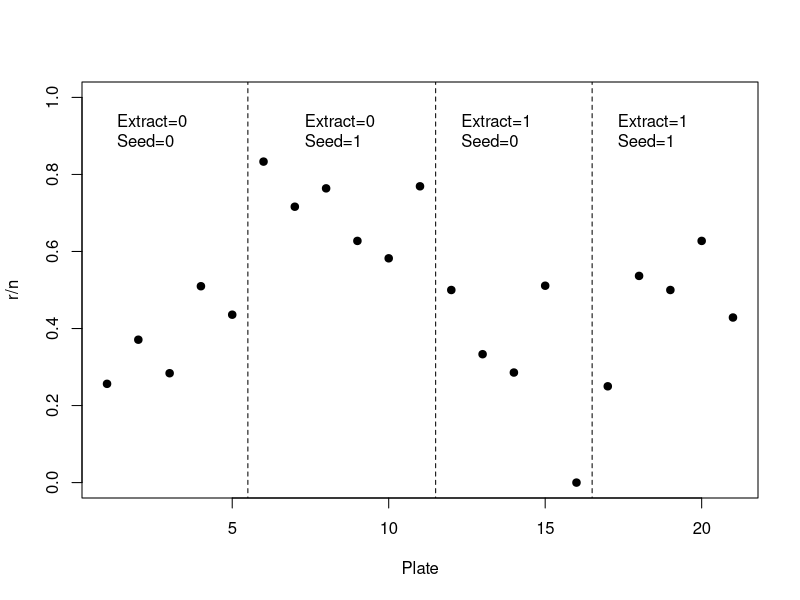

Source code (R): (Note: this script raises an error after producing the figure.)
Ex<-expression(log((sin(phi*x+a))^2+x^2))
D(Ex,"x")

D(D(Ex,"x"),"x")

Ex<-expression(log((sin(phi*x+a))^2+x^2))
deriv(Ex,"x",func=function(x,a,phi,sigma){})



rm(list=ls())
library(numDeriv)

##################################################
# Data
##################################################

plate<-1:21
extract<-c(rep(0,11),rep(1,10))
seed<-c(rep(0,5),rep(1,6),rep(0,5),rep(1,5))
exse<-extract*seed
r<-c(10,23,23,26,17,5,53,55,32,46,10,8,10,8,23,0,3,22,15,
     32,3)
n<-c(39,62,81,51,39,6,74,72,51,79,13,16,30,28,45,4,12,41,
     30,51,7)

#source("~/tsmodels/graph.R")
#graph(width=14,height=9,type="eps",file="Germ")
plot(r/n,ylim=c(0,1),xlab="Plate",pch=19)
I<-1:21
lines(c(1,1)*(max(I[(seed+extract)==0])+0.5),c(-1,2),
      lty=2)
text(x=1,y=0.9,labels="Extract=0\nSeed=0",pos=4)
lines(c(1,1)*(max(I[seed==1 & extract==0])+0.5),c(-1,2),
      lty=2)
text(x=7,y=0.9,labels="Extract=0\nSeed=1",pos=4)
lines(c(1,1)*(max(I[seed==0 & extract==1])+0.5),c(-1,2),
      lty=2)
text(x=12,y=0.9,labels="Extract=1\nSeed=0",pos=4)
text(x=17,y=0.9,labels="Extract=1\nSeed=1",pos=4)
#dev.off()

##################################################
# numeric optimzation
##################################################
ll<-function(B,theta,x1,x2,x3,r,n){
  lin.pred<-theta["mu"]+x1*theta["beta1"]+
    x2*theta["beta2"]+x3*theta["beta3"]+B
  p<-1/(1+exp(-lin.pred))
  nll<--log(p)*r-log(1-p)*(n-r)+
    0.5*(log(theta["sig2"]^2)+B^2/theta["sig2"]^2)
  return(nll)
}

lTheta.num<-function(theta,B,extract,seed,exse,r,n,ll){
  # return Laplace approximation of negative log likelihood
  jnll<-0
  for(i in 1:length(B)){
    nll<-optim(0,ll,theta=theta,x1=extract[i],x2=seed[i],
               x3=exse[i],r=r[i],n=n[i],
               method="BFGS",hessian=TRUE)
    jnll<-jnll+nll$value+0.5*log(nll$hessian)
  }
  return(jnll)
}

theta<-c(mu=0,beta1=0,beta2=0,beta3=0,sig2=1)
B<-numeric(length(n))

system.time(OPnum<-nlminb(theta,lTheta.num,B=B,
                       extract=extract,seed=seed,exse=exse,
                       r=r,n=n,ll=ll))


##################################################
# log likelihood and derivatives
##################################################
obsll<-"-log(%s)*r-log(1-%s)*(n-r)+0.5*(log(sig2^2)+
         B^2/sig2^2)"
p<-"exp(mu+x1*beta1+x2*beta2+x3*beta3+B)/
         (1+exp(mu+x1*beta1+x2*beta2+x3*beta3+B))"

obsll<-sprintf(obsll,p,p) # replacing string 
obsll<-parse(text=obsll)  # Conveting to expression
# derivative of ll w.r.t. random effects
dobsll.B<-deriv(obsll,c("B"),
                function(B,mu,beta1,beta2,beta3,sig2,x1,
                         x2,x3,r,n){})
# Hessian of ll w.r.t random effects
dobsll.BEx<-D(obsll,c("B"))
Hobsll.B<-deriv(dobsll.BEx,c("B"),
          function(mu,beta1,beta2,beta3,sig2,B,x1,x2,x3,
                   r,n){})

lB<-function(B,mu,beta1,beta2,beta3,sig2,x1,x2,x3,r,n,
             dobsll.B){
  lin.pred<-mu+x1*beta1+x2*beta2+x3*beta3+B
  p<-1/(1+exp(-lin.pred))
  nll<--log(p)*r-log(1-p)*(n-r)+0.5*(log(sig2^2)+
                                     B^2/sig2^2)
  return(nll)
}


DlB<-function(B,mu,beta1,beta2,beta3,sig2,x1,x2,x3,r,n,
              dobsll.B){
  # return derivative of negative log-likelihod of B |
  # fixed effects
  attr(dobsll.B(B,mu,beta1,beta2,beta3,sig2,x1,x2,x3,r,n),
       "gradient")
}

lTheta<-function(theta,B,lB,DlB,extract,seed,exse,r,n,
                 dobsll.B){
  # return Laplace approximation of negative log likelihood
  jnll<-0
  for(i in 1:length(B)){
    ll<-nlminb(0,lB,gradient=DlB,mu=theta["mu"],
               beta1=theta["beta1"],beta2=theta["beta2"],
               beta3=theta["beta3"],sig2=theta["sig2"],
               x1=extract[i],x2=seed[i],x3=exse[i],r=r[i],
               n=n[i],dobsll.B=dobsll.B)
    jnll<-jnll+ll$objective
    B[i]<-ll$par
  }
  jnll<-jnll+0.5*sum(log(attr(Hobsll.B(mu=theta["mu"],
                 beta1=theta["beta1"],beta2=theta["beta2"],
                 beta3=theta["beta3"],sig2=theta["sig2"],
                 B=B,x1=extract,x2=seed,x3=exse,r=r,n=n),
                              "grad")))
  return(jnll)
}



##################################################
# Estimate parameters
##################################################

theta<-c(mu=0,beta1=0,beta2=0,beta3=0,sig2=1)
B<-numeric(length(n))

system.time(OP<-nlminb(theta,lTheta,B=B,lB=lB,DlB=DlB,
                extract=extract,seed=seed,exse=exse,
                r=r,n=n,dobsll.B=dobsll.B,
                        lower=c(-Inf,-Inf,-Inf,-Inf,0)))

system.time(OP2<-optim(OP$par,fn=lTheta,gr=NULL,B=B,
                lB=lB,DlB=DlB,extract=extract,seed=seed,
                exse=exse,r=r,n=n,dobsll.B=dobsll.B,
                lower=c(-Inf,-Inf,-Inf,-Inf,0),
                method="L-BFGS-B",hessian=T))

SE<-sqrt(diag(solve(OP2$hessian)))
Par<-cbind(OP2$par,SE,OP2$par-2*SE,OP2$par+2*SE)
Par

##################################################
# Plot results
##################################################

theta<-OP1$par
B<-numeric(length(n))
for(i in 1:length(B)){
  ll<-nlminb(0,lB,gradient=DlB,mu=theta["mu"],
             beta1=theta["beta1"],beta2=theta["beta2"],
             beta3=theta["beta3"],sig2=theta["sig2"],
             x1=extract[i],x2=seed[i],x3=exse[i],
             r=r[i],n=n[i],dobsll.B=dobsll.B)
  B[i]<-ll$par
}

#graph(width=14,height=12,type="eps",file="GermModel")
plot(plate,r/n,ylim=c(0,1))
phat<-exp(theta["mu"]+theta["beta1"]*extract+
          theta["beta2"]*seed+theta["beta3"]*exse)/
  (1+exp(theta["mu"]+theta["beta1"]*extract+
         theta["beta2"]*seed+theta["beta3"]*exse))
phat2<-exp(theta["mu"]+theta["beta1"]*extract+
           theta["beta2"]*seed+theta["beta3"]*exse+B)/
  (1+exp(theta["mu"]+theta["beta1"]*extract+
         theta["beta2"]*seed+theta["beta3"]*exse+B))
points(plate,phat,col="red",cex=2,pch=19)
points(plate,phat2,col="blue",pch=19)
for(i in 1:21){
  lines(c(i,i),qbinom(p=c(0.025,0.975),n[i],
                      prob=phat2[i])/n[i],col="blue")
}
points(plate,r/n,pch=19)
#dev.off()

##################################################
# Profile likelihood
##################################################

lThetaP<-function(theta,thetaP,B,lB,DlB,extract,seed,
                  exse,r,n,dobsll.B){
  # return Laplace approximation of negative log likelihood
  jnll<-0
  theta<-c(theta,thetaP)
  for(i in 1:length(B)){
    ll<-nlminb(0,lB,gradient=DlB,mu=theta["mu"],
               beta1=theta["beta1"],beta2=theta["beta2"],
               beta3=theta["beta3"],sig2=theta["sig2"],
               x1=extract[i],x2=seed[i],x3=exse[i],r=r[i],
               n=n[i],dobsll.B=dobsll.B)
    jnll<-jnll+ll$objective
    B[i]<-ll$par
  }
  jnll<-jnll+0.5*sum(log(attr(Hobsll.B(mu=theta["mu"],
               beta1=theta["beta1"],beta2=theta["beta2"],
               beta3=theta["beta3"],sig2=theta["sig2"],
               B=B,x1=extract,x2=seed,x3=exse,r=r,n=n),
                              "grad")))
  return(jnll)
}

# mu
thetaP<-c()
theta<-OP$par
mu.vec<-sort(c(Par["mu",1],
               seq(Par["mu",1]-4*Par["mu",2],
                   Par["mu",1]+4*Par["mu",2],length=9)))
theta<-theta[-1]
PL.mu<-numeric(length(mu.vec))
for(i in 1:length(mu.vec)){
  thetaP["mu"]<-mu.vec[i]
  PL.mu[i]<-nlminb(theta,lThetaP,thetaP=thetaP,B=B,
                   lB=lB,DlB=DlB,extract=extract,seed=seed,
                   exse=exse,r=r,n=n,
                   dobsll.B=dobsll.B)$objective
  print(i)
}

S.mu<-spline(mu.vec,exp(-PL.mu+OP$objective),n=100)
plot(mu.vec,exp(-PL.mu+OP$objective))
lines(S.mu$x,S.mu$y)
lines(range(S.mu$x),c(1,1)*0.1465)
lines(range(S.mu$x),c(1,1)*0.03625)

# beta 1
thetaP<-c()
theta<-OP$par
#beta1.vec<-theta["beta1"]+seq(-1,1,by=0.25)
beta1.vec<-sort(c(Par["beta1",1],
               seq(Par["beta1",1]-4*Par["beta1",2],
                   Par["beta1",1]+
                   4*Par["beta1",2],length=9)))
theta<-theta[-2]
PL.beta1<-numeric(length(beta1.vec))
for(i in 1:length(beta1.vec)){
  thetaP["beta1"]<-beta1.vec[i]
  PL.beta1[i]<-nlminb(theta,lThetaP,thetaP=thetaP,
                   B=B,lB=lB,DlB=DlB,extract=extract,
                   seed=seed,exse=exse,r=r,n=n,
                      dobsll.B=dobsll.B)$objective
  print(i)
}

S.beta1<-spline(beta1.vec,exp(-PL.beta1+OP$objective),
                n=100)
plot(beta1.vec,exp(-PL.beta1+OP$objective))
lines(S.beta1$x,S.beta1$y)
lines(range(S.beta1$x),c(1,1)*0.1465)
lines(range(S.beta1$x),c(1,1)*0.03625)

# beta 2
thetaP<-c()
theta<-OP$par
beta2.vec<-sort(c(Par["beta2",1],
               seq(Par["beta2",1]-4*Par["beta2",2],
                   Par["beta2",1]+4*Par["beta2",2],
                   length=9)))
theta<-theta[-3]
PL.beta2<-numeric(length(beta2.vec))
for(i in 1:length(beta2.vec)){
  thetaP["beta2"]<-beta2.vec[i]
  PL.beta2[i]<-nlminb(theta,lThetaP,thetaP=thetaP,B=B,
                      lB=lB,DlB=DlB,extract=extract,
                      seed=seed,exse=exse,r=r,n=n,
                   dobsll.B=dobsll.B)$objective
  print(i)
}

S.beta2<-spline(beta2.vec,exp(-PL.beta2+OP$objective),
                n=100)
plot(beta2.vec,exp(-PL.beta2+OP$objective))
lines(S.beta2$x,S.beta2$y)
lines(range(S.beta2$x),c(1,1)*0.1465)
lines(range(S.beta2$x),c(1,1)*0.03625)

# beta 3
thetaP<-c()
theta<-OP$par
#beta3.vec<-theta["beta3"]+seq(-2,2,by=0.5)
beta3.vec<-sort(c(Par["beta3",1],
               seq(Par["beta3",1]-4*Par["beta3",2],
                   Par["beta3",1]+4*Par["beta3",2],
                   length=9)))
theta<-theta[-4]
PL.beta3<-numeric(length(beta3.vec))
for(i in 1:length(beta3.vec)){
  thetaP["beta3"]<-beta3.vec[i]
  PL.beta3[i]<-nlminb(theta,lThetaP,thetaP=thetaP,B=B,
                      lB=lB,DlB=DlB,extract=extract,
                      seed=seed,exse=exse,r=r,n=n,
                      dobsll.B=dobsll.B)$objective
  print(i)
}

S.beta3<-spline(beta3.vec,exp(-PL.beta3+OP$objective),
                n=100)
plot(beta3.vec,exp(-PL.beta3+OP$objective))
lines(S.beta3$x,S.beta3$y)
lines(range(S.beta3$x),c(1,1)*0.1465)
lines(range(S.beta3$x),c(1,1)*0.03625)

# sig 2
thetaP<-c()
theta<-OP$par
#sig2.vec<-theta["sig2"]+seq(-8,2,by=0.5)
sig2.vec<-sort(c(Par["sig2",1],1E-6,1E-5,1E-4,1E-3,
               seq(1E-2,Par["sig2",1]+4*Par["sig2",2],
                   length=9)))
theta<-theta[-5]
PL.sig2<-numeric(length(sig2.vec))
for(i in 1:length(sig2.vec)){
  thetaP["sig2"]<-sig2.vec[i]
  PL.sig2[i]<-nlminb(theta,lThetaP,thetaP=thetaP,B=B,
                     lB=lB,DlB=DlB,extract=extract,
                     seed=seed,exse=exse,r=r,n=n,
                     dobsll.B=dobsll.B)$objective
  print(i)
}

S.sig2<-spline(sig2.vec,exp(-PL.sig2+OP$objective),n=100)
plot(sig2.vec,exp(-PL.sig2+OP$objective))
lines(S.sig2$x,S.sig2$y)
lines(range(S.sig2$x),c(1,1)*0.1465)
lines(range(S.sig2$x),c(1,1)*0.03625)

#graph(width=14,height=11,type="eps",file="ProfileFixed")
par(mfrow=c(2,2),mar=c(3,1,0,0),oma=c(0,2,1,1))
plot(mu.vec,exp(-PL.mu+OP$objective),axes=FALSE)
lines(S.mu$x,S.mu$y)
lines(range(S.mu$x),c(1,1)*0.1465)
lines(range(S.mu$x),c(1,1)*0.03625)
lines((Par["mu",1]-2*Par["mu",2])*c(1,1),c(-1,2),
      col="blue")
lines((Par["mu",1]+2*Par["mu",2])*c(1,1),c(-1,2),
      col="blue")
axis(1);axis(2);box()
mtext(expression(mu),side=1,line=2)
mtext("Relative profile likelihood",side=2,line=2)

plot(beta1.vec,exp(-PL.beta1+OP$objective),axes=FALSE)
lines(S.beta1$x,S.beta1$y)
lines(range(S.beta1$x),c(1,1)*0.1465)
lines(range(S.beta1$x),c(1,1)*0.03625)
lines((Par["beta1",1]-2*Par["beta1",2])*c(1,1),c(-1,2),
      col="blue")
lines((Par["beta1",1]+2*Par["beta1",2])*c(1,1),c(-1,2),
      col="blue")
mtext(expression(beta[1]),side=1,line=2)
axis(1);box()

plot(beta2.vec,exp(-PL.beta2+OP$objective),axes=FALSE)
lines(S.beta2$x,S.beta2$y)
lines(range(S.beta2$x),c(1,1)*0.1465)
lines(range(S.beta2$x),c(1,1)*0.03625)
lines((Par["beta2",1]-2*Par["beta2",2])*c(1,1),c(-1,2),
      col="blue")
lines((Par["beta2",1]+2*Par["beta2",2])*c(1,1),c(-1,2),
      col="blue")
mtext(expression(beta[2]),side=1,line=2)
axis(1);box();axis(2)
mtext("Relative profile likelihood",side=2,line=2)

plot(beta3.vec,exp(-PL.beta3+OP$objective),axes=FALSE)
lines(S.beta3$x,S.beta3$y)
lines(range(S.beta3$x),c(1,1)*0.1465)
lines(range(S.beta3$x),c(1,1)*0.03625)
lines((Par["beta3",1]-2*Par["beta3",2])*c(1,1),c(-1,2),
      col="blue")
lines((Par["beta3",1]+2*Par["beta3",2])*c(1,1),c(-1,2),
      col="blue")
mtext(expression(beta[3]),side=1,line=2)
axis(1);box()
#dev.off()

#graph(width=14,height=11,type="eps",file="ProfileRandom")
par(mfrow=c(1,1),mar=c(3,1,0,0),oma=c(0,2,1,1))
plot(sig2.vec,exp(-PL.sig2+OP$objective),axes=FALSE,
     xlab="",ylab="")
lines(S.sig2$x,S.sig2$y)
lines(range(S.sig2$x),c(1,1)*0.1465)
lines(range(S.sig2$x),c(1,1)*0.03625)
lines((Par["sig2",1]-2*Par["sig2",2])*c(1,1),c(-1,2),
      col="blue")
lines((Par["sig2",1]+2*Par["sig2",2])*c(1,1),c(-1,2),
      col="blue")
mtext(expression(sigma),side=1,line=2)
axis(1);box();axis(2)
mtext("Relative profile likelihood",side=2,line=2)
#dev.off()

